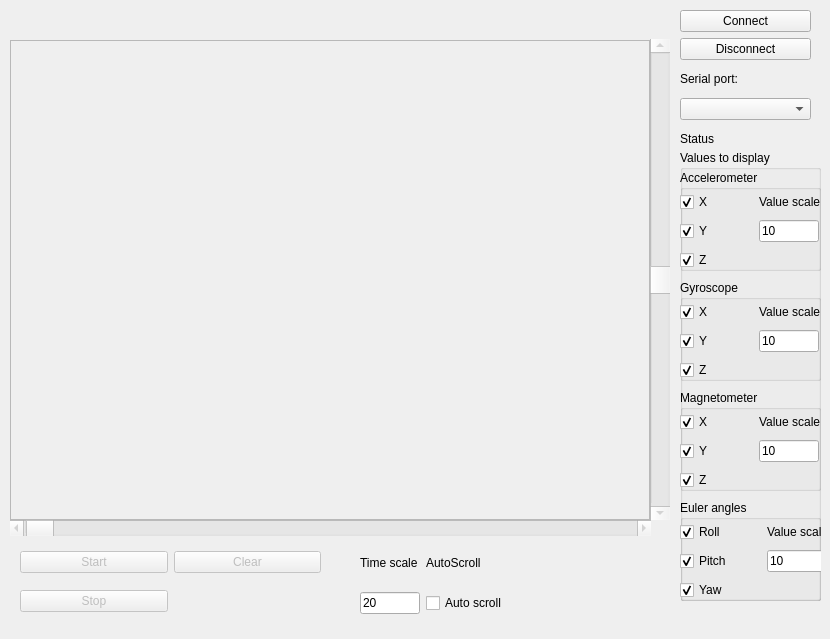
    <widget class="QWidget" name="imuTab">
     <attribute name="title">
      <string>IMU</string>
     </attribute>
     <widget class="QLabel" name="imuDisplayLabel">
      <property name="geometry">
       <rect>
        <x>10</x>
        <y>40</y>
        <width>640</width>
        <height>480</height>
       </rect>
      </property>
      <property name="frameShape">
       <enum>QFrame::StyledPanel</enum>
      </property>
      <property name="text">
       <string/>
      </property>
     </widget>
     <widget class="QGroupBox" name="imuValuesGroupBox">
      <property name="geometry">
       <rect>
        <x>680</x>
        <y>150</y>
        <width>141</width>
        <height>451</height>
       </rect>
      </property>
      <property name="title">
       <string>Values to display</string>
      </property>
      <widget class="QGroupBox" name="accelGroupBox">
       <property name="geometry">
        <rect>
         <x>0</x>
         <y>20</y>
         <width>141</width>
         <height>101</height>
        </rect>
       </property>
       <property name="title">
        <string>Accelerometer</string>
       </property>
       <widget class="QWidget" name="gridLayoutWidget_7">
        <property name="geometry">
         <rect>
          <x>0</x>
          <y>20</y>
          <width>141</width>
          <height>85</height>
         </rect>
        </property>
        <layout class="QGridLayout" name="gridLayout_5">
         <item row="4" column="0">
          <widget class="QCheckBox" name="accelZcheckBox">
           <property name="text">
            <string>Z</string>
           </property>
           <property name="checked">
            <bool>true</bool>
           </property>
          </widget>
         </item>
         <item row="1" column="1">
          <widget class="QLabel" name="label_12">
           <property name="text">
            <string>Value scale</string>
           </property>
          </widget>
         </item>
         <item row="3" column="1">
          <widget class="QLineEdit" name="accelScaleLineEdit">
           <property name="sizePolicy">
            <sizepolicy hsizetype="Fixed" vsizetype="Fixed">
             <horstretch>40</horstretch>
             <verstretch>0</verstretch>
            </sizepolicy>
           </property>
           <property name="maximumSize">
            <size>
             <width>60</width>
             <height>16777215</height>
            </size>
           </property>
           <property name="text">
            <string>10</string>
           </property>
          </widget>
         </item>
         <item row="3" column="0">
          <widget class="QCheckBox" name="accelYcheckBox">
           <property name="text">
            <string>Y</string>
           </property>
           <property name="checked">
            <bool>true</bool>
           </property>
          </widget>
         </item>
         <item row="1" column="0">
          <widget class="QCheckBox" name="accelXcheckBox">
           <property name="text">
            <string>X</string>
           </property>
           <property name="checked">
            <bool>true</bool>
           </property>
          </widget>
         </item>
        </layout>
       </widget>
      </widget>
      <widget class="QGroupBox" name="gyroGroupBox">
       <property name="geometry">
        <rect>
         <x>0</x>
         <y>130</y>
         <width>141</width>
         <height>101</height>
        </rect>
       </property>
       <property name="title">
        <string>Gyroscope</string>
       </property>
       <widget class="QWidget" name="gridLayoutWidget_9">
        <property name="geometry">
         <rect>
          <x>0</x>
          <y>20</y>
          <width>141</width>
          <height>85</height>
         </rect>
        </property>
        <layout class="QGridLayout" name="gridLayout_7">
         <item row="0" column="0">
          <widget class="QCheckBox" name="gyroXcheckBox">
           <property name="text">
            <string>X</string>
           </property>
           <property name="checked">
            <bool>true</bool>
           </property>
          </widget>
         </item>
         <item row="1" column="0">
          <widget class="QCheckBox" name="gyroYcheckBox">
           <property name="text">
            <string>Y</string>
           </property>
           <property name="checked">
            <bool>true</bool>
           </property>
          </widget>
         </item>
         <item row="2" column="0">
          <widget class="QCheckBox" name="gyroZcheckBox">
           <property name="text">
            <string>Z</string>
           </property>
           <property name="checked">
            <bool>true</bool>
           </property>
          </widget>
         </item>
         <item row="0" column="1">
          <widget class="QLabel" name="label_15">
           <property name="text">
            <string>Value scale</string>
           </property>
          </widget>
         </item>
         <item row="1" column="1">
          <widget class="QLineEdit" name="gyroScaleLineEdit">
           <property name="maximumSize">
            <size>
             <width>60</width>
             <height>16777215</height>
            </size>
           </property>
           <property name="text">
            <string>10</string>
           </property>
          </widget>
         </item>
        </layout>
       </widget>
      </widget>
      <widget class="QGroupBox" name="magGroupBox">
       <property name="geometry">
        <rect>
         <x>0</x>
         <y>240</y>
         <width>141</width>
         <height>101</height>
        </rect>
       </property>
       <property name="title">
        <string>Magnetometer</string>
       </property>
       <widget class="QWidget" name="gridLayoutWidget_8">
        <property name="geometry">
         <rect>
          <x>0</x>
          <y>20</y>
          <width>141</width>
          <height>85</height>
         </rect>
        </property>
        <layout class="QGridLayout" name="gridLayout_6">
         <item row="0" column="0">
          <widget class="QCheckBox" name="magXcheckBox">
           <property name="text">
            <string>X</string>
           </property>
           <property name="checked">
            <bool>true</bool>
           </property>
          </widget>
         </item>
         <item row="1" column="0">
          <widget class="QCheckBox" name="magYcheckBox">
           <property name="text">
            <string>Y</string>
           </property>
           <property name="checked">
            <bool>true</bool>
           </property>
          </widget>
         </item>
         <item row="2" column="0">
          <widget class="QCheckBox" name="magZcheckBox">
           <property name="text">
            <string>Z</string>
           </property>
           <property name="checked">
            <bool>true</bool>
           </property>
          </widget>
         </item>
         <item row="0" column="1">
          <widget class="QLabel" name="label_13">
           <property name="text">
            <string>Value scale</string>
           </property>
          </widget>
         </item>
         <item row="1" column="1">
          <widget class="QLineEdit" name="magScaleLineEdit">
           <property name="maximumSize">
            <size>
             <width>60</width>
             <height>16777215</height>
            </size>
           </property>
           <property name="text">
            <string>10</string>
           </property>
          </widget>
         </item>
        </layout>
       </widget>
      </widget>
      <widget class="QGroupBox" name="eulerGroupBox">
       <property name="geometry">
        <rect>
         <x>0</x>
         <y>350</y>
         <width>141</width>
         <height>101</height>
        </rect>
       </property>
       <property name="title">
        <string>Euler angles</string>
       </property>
       <widget class="QWidget" name="gridLayoutWidget_10">
        <property name="geometry">
         <rect>
          <x>0</x>
          <y>20</y>
          <width>149</width>
          <height>85</height>
         </rect>
        </property>
        <layout class="QGridLayout" name="gridLayout_8">
         <item row="0" column="0">
          <widget class="QCheckBox" name="eulerRollCheckBox">
           <property name="text">
            <string>Roll</string>
           </property>
           <property name="checked">
            <bool>true</bool>
           </property>
          </widget>
         </item>
         <item row="1" column="0">
          <widget class="QCheckBox" name="eulerPitchCheckBox">
           <property name="text">
            <string>Pitch</string>
           </property>
           <property name="checked">
            <bool>true</bool>
           </property>
          </widget>
         </item>
         <item row="2" column="0">
          <widget class="QCheckBox" name="eulerYawCheckBox">
           <property name="text">
            <string>Yaw</string>
           </property>
           <property name="checked">
            <bool>true</bool>
           </property>
          </widget>
         </item>
         <item row="0" column="1">
          <widget class="QLabel" name="label_16">
           <property name="text">
            <string>Value scale</string>
           </property>
          </widget>
         </item>
         <item row="1" column="1">
          <widget class="QLineEdit" name="eulerScaleLineEdit">
           <property name="maximumSize">
            <size>
             <width>60</width>
             <height>16777215</height>
            </size>
           </property>
           <property name="text">
            <string>10</string>
           </property>
          </widget>
         </item>
        </layout>
       </widget>
      </widget>
     </widget>
     <widget class="QWidget" name="verticalLayoutWidget_5">
      <property name="geometry">
       <rect>
        <x>680</x>
        <y>10</y>
        <width>131</width>
        <height>141</height>
       </rect>
      </property>
      <layout class="QVBoxLayout" name="verticalLayout_5">
       <item>
        <widget class="QPushButton" name="imuConnectButton">
         <property name="text">
          <string>Connect</string>
         </property>
        </widget>
       </item>
       <item>
        <widget class="QPushButton" name="imuDisconnectButton">
         <property name="text">
          <string>Disconnect</string>
         </property>
        </widget>
       </item>
       <item>
        <widget class="QLabel" name="label_2">
         <property name="text">
          <string>Serial port:</string>
         </property>
        </widget>
       </item>
       <item>
        <widget class="QComboBox" name="imuPortCombo"/>
       </item>
       <item>
        <widget class="QLabel" name="imuStatusLabel">
         <property name="text">
          <string>Status</string>
         </property>
        </widget>
       </item>
      </layout>
     </widget>
     <widget class="QWidget" name="gridLayoutWidget">
      <property name="geometry">
       <rect>
        <x>20</x>
        <y>540</y>
        <width>301</width>
        <height>83</height>
       </rect>
      </property>
      <layout class="QGridLayout" name="gridLayout">
       <item row="1" column="1">
        <widget class="QPushButton" name="imuClearButton">
         <property name="enabled">
          <bool>false</bool>
         </property>
         <property name="text">
          <string>Clear</string>
         </property>
        </widget>
       </item>
       <item row="1" column="0">
        <widget class="QPushButton" name="imuStartButton">
         <property name="enabled">
          <bool>false</bool>
         </property>
         <property name="text">
          <string>Start</string>
         </property>
        </widget>
       </item>
       <item row="2" column="0">
        <widget class="QPushButton" name="imuStopButton">
         <property name="enabled">
          <bool>false</bool>
         </property>
         <property name="text">
          <string>Stop</string>
         </property>
        </widget>
       </item>
      </layout>
     </widget>
     <widget class="QWidget" name="gridLayoutWidget_6">
      <property name="geometry">
       <rect>
        <x>360</x>
        <y>540</y>
        <width>241</width>
        <height>90</height>
       </rect>
      </property>
      <layout class="QGridLayout" name="gridLayout_4">
       <item row="0" column="0">
        <widget class="QLabel" name="label_10">
         <property name="sizePolicy">
          <sizepolicy hsizetype="Preferred" vsizetype="Fixed">
           <horstretch>0</horstretch>
           <verstretch>0</verstretch>
          </sizepolicy>
         </property>
         <property name="text">
          <string>Time scale</string>
         </property>
        </widget>
       </item>
       <item row="2" column="0">
        <widget class="QLineEdit" name="imuTimeScaleLineEdit">
         <property name="sizePolicy">
          <sizepolicy hsizetype="Fixed" vsizetype="Fixed">
           <horstretch>60</horstretch>
           <verstretch>0</verstretch>
          </sizepolicy>
         </property>
         <property name="maximumSize">
          <size>
           <width>60</width>
           <height>16777215</height>
          </size>
         </property>
         <property name="text">
          <string>20</string>
         </property>
        </widget>
       </item>
       <item row="0" column="1">
        <widget class="QLabel" name="label_11">
         <property name="text">
          <string>AutoScroll</string>
         </property>
        </widget>
       </item>
       <item row="2" column="1">
        <widget class="QCheckBox" name="imuAutoScrollCheckBox">
         <property name="text">
          <string>Auto scroll</string>
         </property>
        </widget>
       </item>
      </layout>
     </widget>
     <widget class="QScrollBar" name="imuTimeScrollBar">
      <property name="enabled">
       <bool>false</bool>
      </property>
      <property name="geometry">
       <rect>
        <x>10</x>
        <y>520</y>
        <width>641</width>
        <height>16</height>
       </rect>
      </property>
      <property name="minimum">
       <number>-10</number>
      </property>
      <property name="maximum">
       <number>2000</number>
      </property>
      <property name="orientation">
       <enum>Qt::Horizontal</enum>
      </property>
     </widget>
     <widget class="QScrollBar" name="imuValueScrollBar">
      <property name="enabled">
       <bool>false</bool>
      </property>
      <property name="geometry">
       <rect>
        <x>650</x>
        <y>39</y>
        <width>20</width>
        <height>481</height>
       </rect>
      </property>
      <property name="minimum">
       <number>-1000</number>
      </property>
      <property name="maximum">
       <number>1000</number>
      </property>
      <property name="orientation">
       <enum>Qt::Vertical</enum>
      </property>
     </widget>
    </widget>
